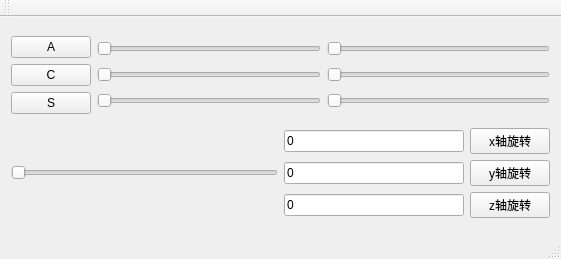
<?xml version="1.0" encoding="UTF-8"?>
<ui version="4.0">
 <class>QtMprDemoClass</class>
 <widget class="QMainWindow" name="QtMprDemoClass">
  <property name="geometry">
   <rect>
    <x>0</x>
    <y>0</y>
    <width>561</width>
    <height>259</height>
   </rect>
  </property>
  <property name="windowTitle">
   <string>QtMprDemo</string>
  </property>
  <widget class="QWidget" name="centralWidget">
   <layout class="QHBoxLayout" name="horizontalLayout_6">
    <item>
     <layout class="QVBoxLayout" name="verticalLayout_5">
      <item>
       <layout class="QHBoxLayout" name="horizontalLayout" stretch="0,0,0">
        <item>
         <layout class="QVBoxLayout" name="verticalLayout_3">
          <item>
           <widget class="QPushButton" name="btnA">
            <property name="text">
             <string>A</string>
            </property>
           </widget>
          </item>
          <item>
           <widget class="QPushButton" name="btnC">
            <property name="text">
             <string>C</string>
            </property>
           </widget>
          </item>
          <item>
           <widget class="QPushButton" name="btnS">
            <property name="text">
             <string>S</string>
            </property>
           </widget>
          </item>
         </layout>
        </item>
        <item>
         <layout class="QVBoxLayout" name="verticalLayout">
          <item>
           <widget class="QSlider" name="x">
            <property name="orientation">
             <enum>Qt::Horizontal</enum>
            </property>
           </widget>
          </item>
          <item>
           <widget class="QSlider" name="y">
            <property name="orientation">
             <enum>Qt::Horizontal</enum>
            </property>
           </widget>
          </item>
          <item>
           <widget class="QSlider" name="z">
            <property name="orientation">
             <enum>Qt::Horizontal</enum>
            </property>
           </widget>
          </item>
         </layout>
        </item>
        <item>
         <layout class="QVBoxLayout" name="verticalLayout_2">
          <item>
           <widget class="QSlider" name="ax">
            <property name="orientation">
             <enum>Qt::Horizontal</enum>
            </property>
           </widget>
          </item>
          <item>
           <widget class="QSlider" name="ay">
            <property name="orientation">
             <enum>Qt::Horizontal</enum>
            </property>
           </widget>
          </item>
          <item>
           <widget class="QSlider" name="az">
            <property name="orientation">
             <enum>Qt::Horizontal</enum>
            </property>
           </widget>
          </item>
         </layout>
        </item>
       </layout>
      </item>
      <item>
       <layout class="QHBoxLayout" name="horizontalLayout_5">
        <item>
         <widget class="QSlider" name="slice">
          <property name="orientation">
           <enum>Qt::Horizontal</enum>
          </property>
         </widget>
        </item>
        <item>
         <layout class="QVBoxLayout" name="verticalLayout_4">
          <item>
           <layout class="QHBoxLayout" name="horizontalLayout_2">
            <item>
             <widget class="QLineEdit" name="rx_val">
              <property name="text">
               <string>0</string>
              </property>
             </widget>
            </item>
            <item>
             <widget class="QPushButton" name="rx_btn">
              <property name="text">
               <string>x轴旋转</string>
              </property>
             </widget>
            </item>
           </layout>
          </item>
          <item>
           <layout class="QHBoxLayout" name="horizontalLayout_3">
            <item>
             <widget class="QLineEdit" name="ry_val">
              <property name="text">
               <string>0</string>
              </property>
             </widget>
            </item>
            <item>
             <widget class="QPushButton" name="ry_btn">
              <property name="text">
               <string>y轴旋转</string>
              </property>
             </widget>
            </item>
           </layout>
          </item>
          <item>
           <layout class="QHBoxLayout" name="horizontalLayout_4">
            <item>
             <widget class="QLineEdit" name="rz_val">
              <property name="text">
               <string>0</string>
              </property>
             </widget>
            </item>
            <item>
             <widget class="QPushButton" name="rz_btn">
              <property name="text">
               <string>z轴旋转</string>
              </property>
             </widget>
            </item>
           </layout>
          </item>
         </layout>
        </item>
       </layout>
      </item>
     </layout>
    </item>
   </layout>
  </widget>
  <widget class="QMenuBar" name="menuBar">
   <property name="geometry">
    <rect>
     <x>0</x>
     <y>0</y>
     <width>561</width>
     <height>23</height>
    </rect>
   </property>
  </widget>
  <widget class="QToolBar" name="mainToolBar">
   <attribute name="toolBarArea">
    <enum>TopToolBarArea</enum>
   </attribute>
   <attribute name="toolBarBreak">
    <bool>false</bool>
   </attribute>
  </widget>
  <widget class="QStatusBar" name="statusBar"/>
 </widget>
 <layoutdefault spacing="6" margin="11"/>
 <resources>
  <include location="qtmprdemo.qrc"/>
 </resources>
 <connections/>
</ui>
